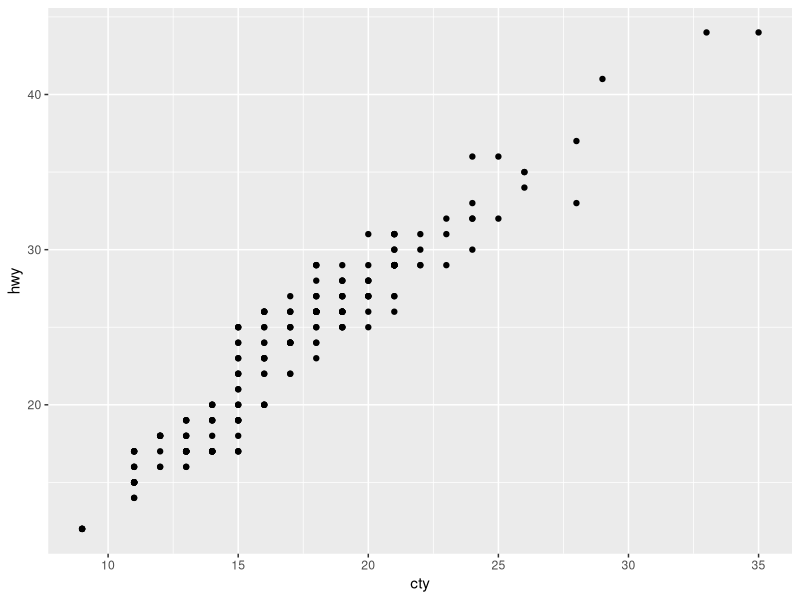
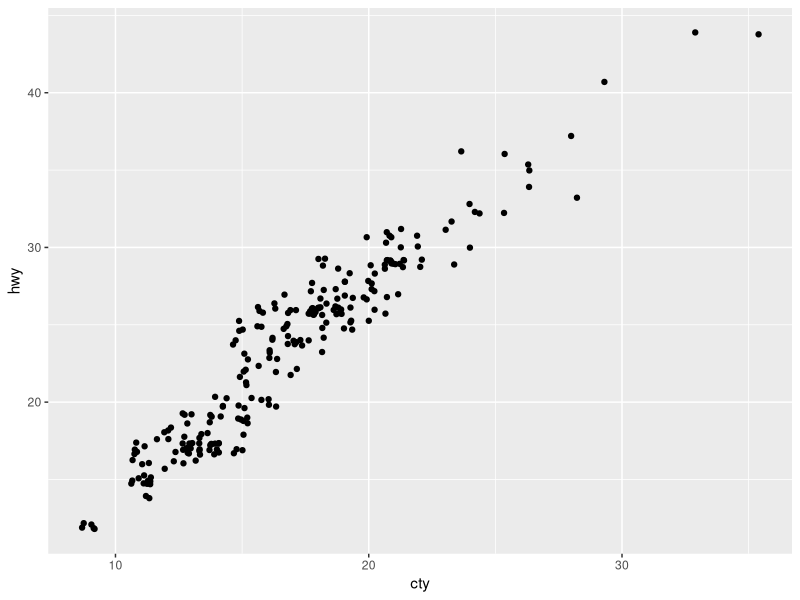
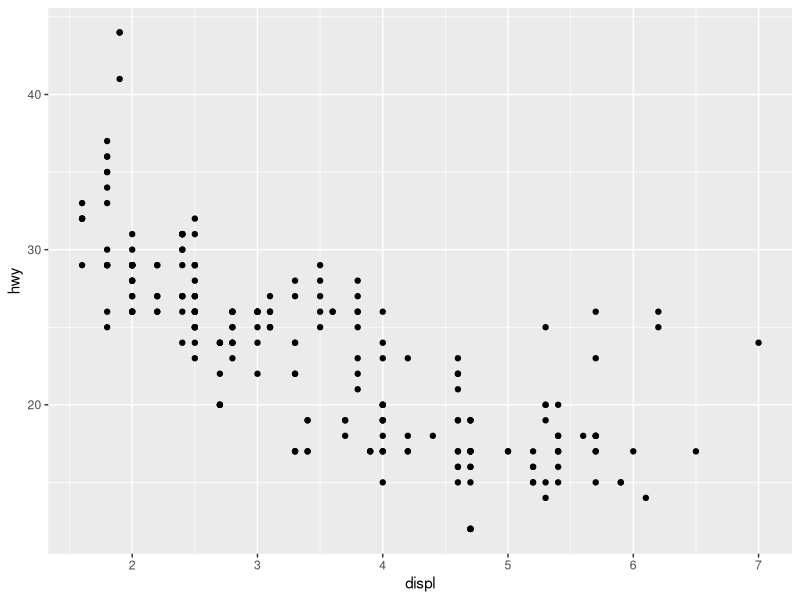
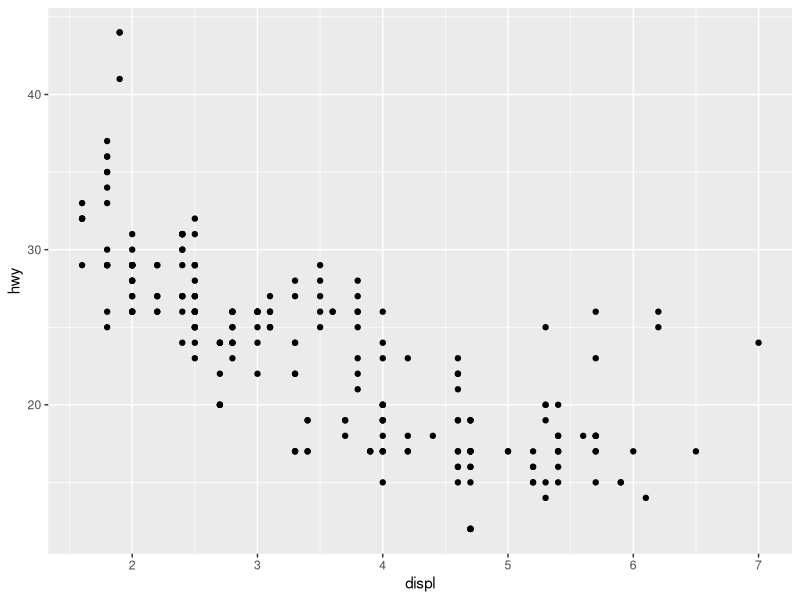
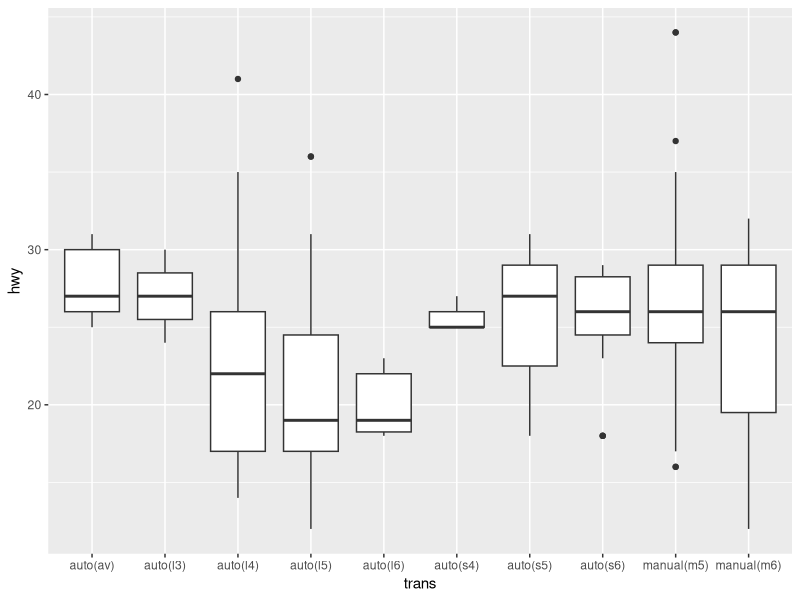
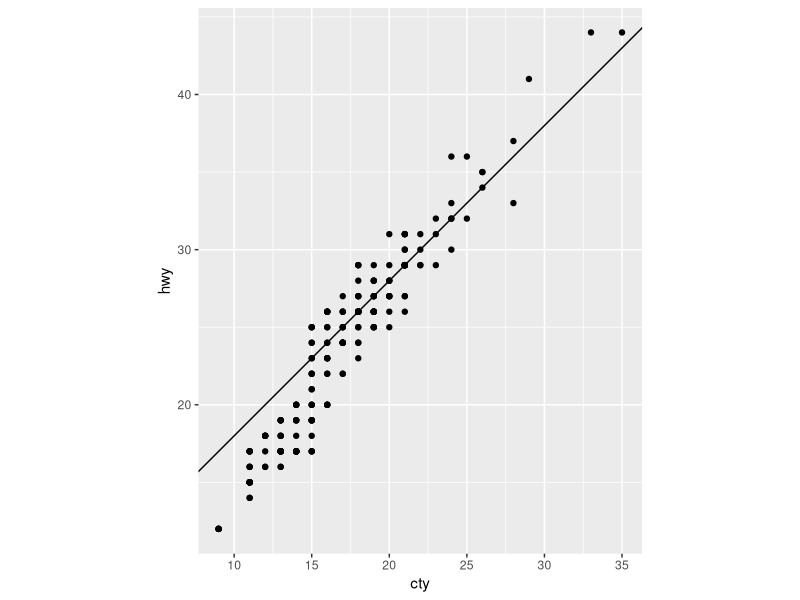

Reproduce these figures in R, in order.
library(tidyverse)

ggplot(mpg, aes(x = cty, y = hwy)) + 
    geom_point()

mpg |> 
    select(cty, hwy)

mpg |> 
    ggplot(aes(x = cty, y = hwy)) +
    geom_jitter()


ggplot(mpg, aes(x = displ, y = hwy)) +
    geom_point()
ggplot(mpg, aes(x = displ, y = hwy)) +
    geom_point(position = "identity") # No difference, this is the default


mpg |> 
    ggplot() +
    geom_boxplot( aes(x = trans, y = hwy) )

ggplot(data = mpg, mapping = aes(x = cty, y = hwy)) +
    geom_point() + 
    geom_abline(intercept = 8) +
    coord_fixed()